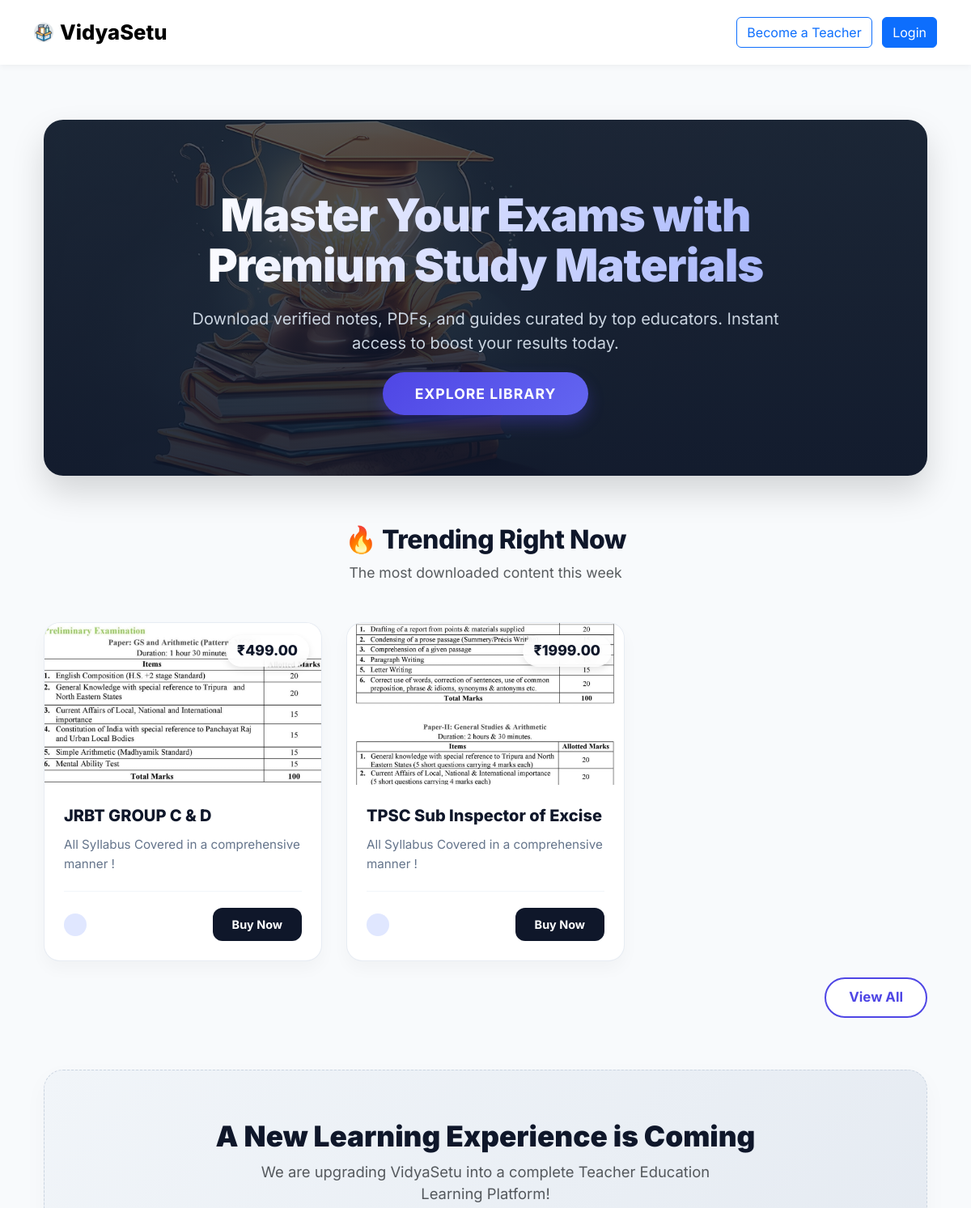
The app's page / (upper part), older data.
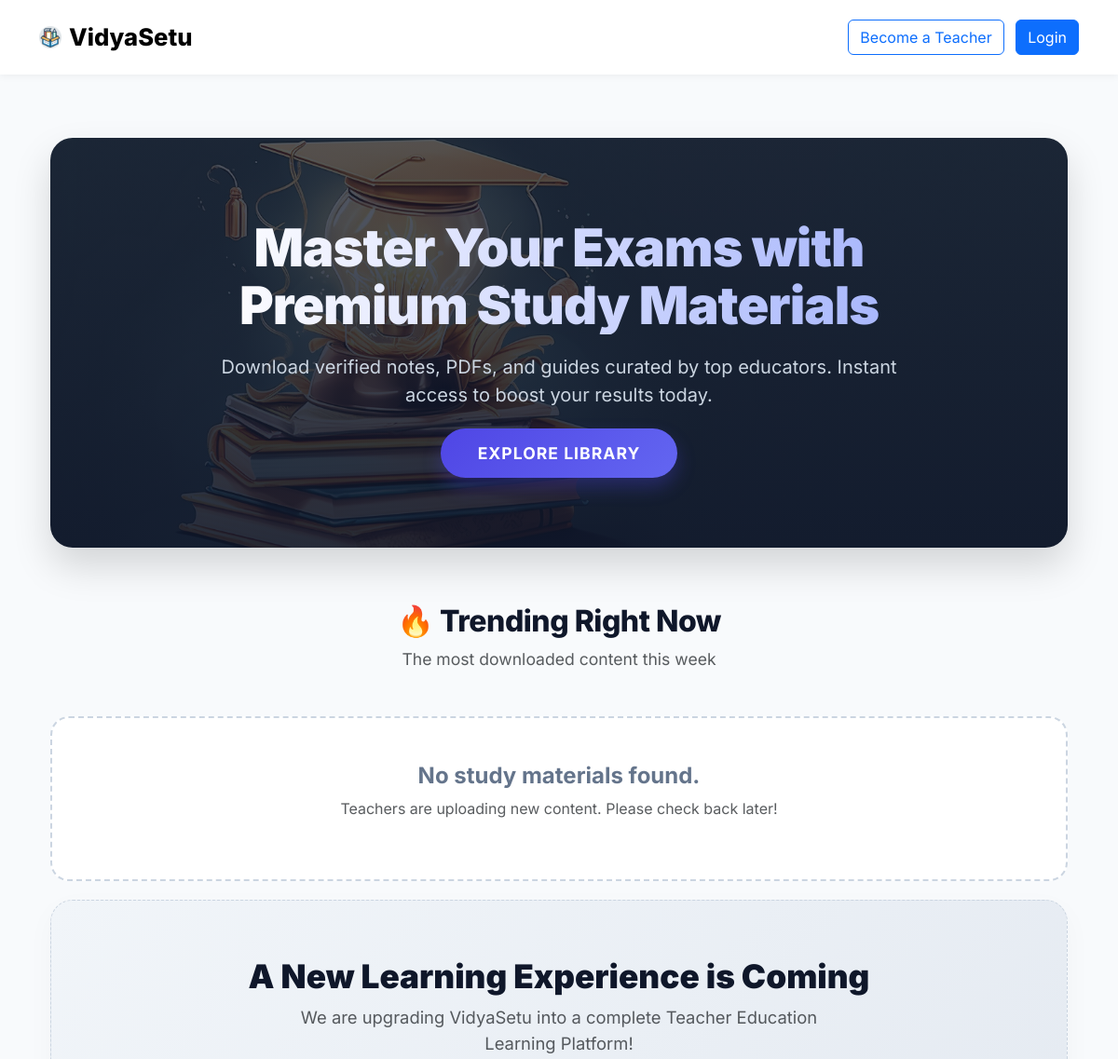
The same page, newer data.
### core/models.py (models this page shows, shortened)
class StudyMaterial(models.Model):
    seller = models.ForeignKey('SellerProfile', on_delete=models.CASCADE)
    title = models.CharField(max_length=255)
    description = models.TextField(blank=True)
    file = models.FileField(upload_to='study_materials/zips/')
    banner = models.ImageField(upload_to='study_materials/banners/', blank=True, null=True)
    price = models.DecimalField(max_digits=8, decimal_places=2, default=0.00)
    uploaded_at = models.DateTimeField(auto_now_add=True)
    class Meta:
        ordering = ['-uploaded_at']

### core/views.py (the view)
# urls.py: path('', views.home, name='home'),
def home(request):
    materials = StudyMaterial.objects.all().order_by('-uploaded_at')[:4]
    return render(request, 'core/home.html', {
        'materials': materials
    })

### core/templates/core/home.html (shortened to what this page needs)
{% extends "core/base.html" %}
{% load static %}
{% block content %}
<div class="container">
  <div class="hero-banner">
    <div class="hero-content">
      <h1>Master Your Exams with Premium Study Materials</h1>
      <p>Download verified notes, PDFs, and guides curated by top educators. Instant access to boost your results today.</p>
      <a href="{% url 'materials' %}" class="btn-hero">Explore Library</a>
    </div>
  </div>
  <div class="section-title text-center mb-5">
    <h2>🔥 Trending Right Now</h2>
    <p class="text-muted" style="font-size: 1.1rem;">The most downloaded content this week</p>
  </div>
  <div class="materials-grid">
    {% for material in materials %}
      <div class="material-card">
        <div class="card-img-wrapper">
          <img src="{{ material.banner.url }}" alt="{{ material.title }}">
          <div class="price-tag">₹{{ material.price }}</div>
        </div>
        <div class="material-body">
          <h5>{{ material.title }}</h5>
          <p>{{ material.description|truncatechars:80 }}</p>
          <div class="material-footer">
            <div class="seller-info">
              <div class="seller-avatar">
              </div>
            </div>
            <a href="{% url 'checkout' material.pk %}" class="btn-buy">Buy Now</a>
          </div>
        </div>
      </div>
    {% empty %}
      <div class="col-12 text-center py-5" style="grid-column: 1 / -1; background: white; border-radius: 20px; border: 2px dashed #cbd5e1;">
        <h4 style="color: #64748b; font-weight: 700;">No study materials found.</h4>
        <p class="text-muted">Teachers are uploading new content. Please check back later!</p>
      </div>
    {% endfor %}
  </div>
  {% if materials|length > 0 %}
  <div class="text-end mb-5 pb-3">
    <a href="{% url 'materials' %}" class="btn-view-more">
      View All
    </a>
  </div>
  {% endif %}
  <div class="coming-soon-section">
    <h2>A New Learning Experience is Coming</h2>
    <p class="text-muted" style="font-size: 1.15rem; max-width: 600px; margin: 0 auto;">We are upgrading VidyaSetu into a complete Teacher Education Learning Platform!</p>
  </div>
</div>
{% endblock %}

Row changes from the older to the newer data that the page shows:
removed StudyMaterial: banner (picture), price "499.00", title "JRBT GROUP C & D", description "All Syllabus Covered in a comprehensive manner !"
removed StudyMaterial: banner (picture), price "1999.00", title "TPSC Sub Inspector of Excise", description "All Syllabus Covered in a comprehensive manner !"
Text that changed along with them:
text no longer shown: "View All"
text now shown: "No study materials found. Teachers are uploading new content. Please check back later!"
